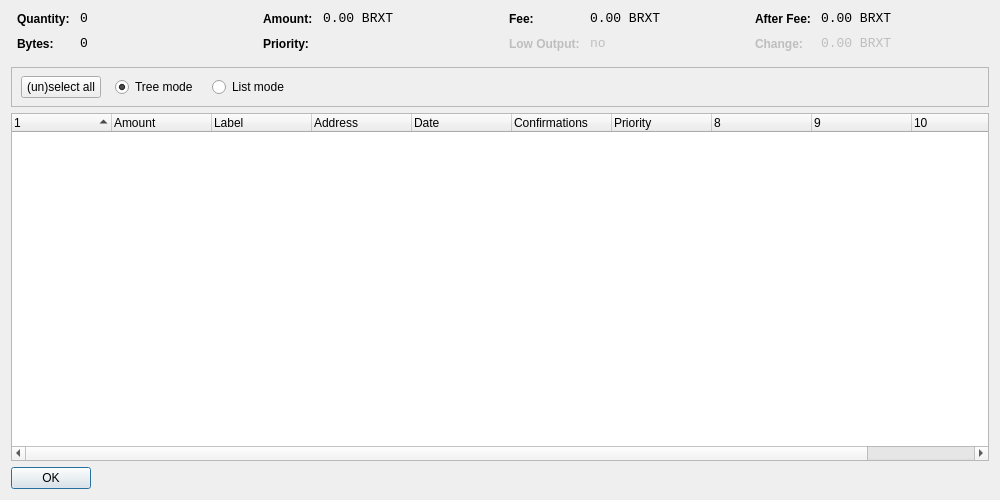
<?xml version="1.0" encoding="UTF-8"?>
<ui version="4.0">
 <class>CoinControlDialog</class>
 <widget class="QDialog" name="CoinControlDialog">
  <property name="geometry">
   <rect>
    <x>0</x>
    <y>0</y>
    <width>1000</width>
    <height>500</height>
   </rect>
  </property>
  <property name="windowTitle">
   <string>Coin Control</string>
  </property>
  <layout class="QVBoxLayout" name="verticalLayout">
   <item>
    <layout class="QHBoxLayout" name="horizontalLayoutTop" stretch="0,0,0,0">
     <property name="topMargin">
      <number>0</number>
     </property>
     <property name="bottomMargin">
      <number>10</number>
     </property>
     <item>
      <layout class="QFormLayout" name="formLayoutCoinControl1">
       <property name="horizontalSpacing">
        <number>10</number>
       </property>
       <property name="verticalSpacing">
        <number>10</number>
       </property>
       <property name="leftMargin">
        <number>6</number>
       </property>
       <property name="rightMargin">
        <number>6</number>
       </property>
       <item row="0" column="0">
        <widget class="QLabel" name="labelCoinControlQuantityText">
         <property name="styleSheet">
          <string notr="true">font-weight:bold;</string>
         </property>
         <property name="text">
          <string>Quantity:</string>
         </property>
        </widget>
       </item>
       <item row="0" column="1">
        <widget class="QLabel" name="labelCoinControlQuantity">
         <property name="font">
          <font>
           <family>Monospace</family>
           <pointsize>10</pointsize>
          </font>
         </property>
         <property name="cursor">
          <cursorShape>IBeamCursor</cursorShape>
         </property>
         <property name="contextMenuPolicy">
          <enum>Qt::ActionsContextMenu</enum>
         </property>
         <property name="text">
          <string notr="true">0</string>
         </property>
         <property name="textInteractionFlags">
          <set>Qt::LinksAccessibleByMouse|Qt::TextSelectableByKeyboard|Qt::TextSelectableByMouse</set>
         </property>
        </widget>
       </item>
       <item row="1" column="0">
        <widget class="QLabel" name="labelCoinControlBytesText">
         <property name="styleSheet">
          <string notr="true">font-weight:bold;</string>
         </property>
         <property name="text">
          <string>Bytes:</string>
         </property>
        </widget>
       </item>
       <item row="1" column="1">
        <widget class="QLabel" name="labelCoinControlBytes">
         <property name="font">
          <font>
           <family>Monospace</family>
           <pointsize>10</pointsize>
          </font>
         </property>
         <property name="cursor">
          <cursorShape>IBeamCursor</cursorShape>
         </property>
         <property name="contextMenuPolicy">
          <enum>Qt::ActionsContextMenu</enum>
         </property>
         <property name="text">
          <string notr="true">0</string>
         </property>
         <property name="textInteractionFlags">
          <set>Qt::LinksAccessibleByMouse|Qt::TextSelectableByKeyboard|Qt::TextSelectableByMouse</set>
         </property>
        </widget>
       </item>
      </layout>
     </item>
     <item>
      <layout class="QFormLayout" name="formLayoutCoinControl2">
       <property name="horizontalSpacing">
        <number>10</number>
       </property>
       <property name="verticalSpacing">
        <number>10</number>
       </property>
       <property name="leftMargin">
        <number>6</number>
       </property>
       <property name="rightMargin">
        <number>6</number>
       </property>
       <item row="0" column="0">
        <widget class="QLabel" name="labelCoinControlAmountText">
         <property name="styleSheet">
          <string notr="true">font-weight:bold;</string>
         </property>
         <property name="text">
          <string>Amount:</string>
         </property>
        </widget>
       </item>
       <item row="0" column="1">
        <widget class="QLabel" name="labelCoinControlAmount">
         <property name="font">
          <font>
           <family>Monospace</family>
           <pointsize>10</pointsize>
          </font>
         </property>
         <property name="cursor">
          <cursorShape>IBeamCursor</cursorShape>
         </property>
         <property name="contextMenuPolicy">
          <enum>Qt::ActionsContextMenu</enum>
         </property>
         <property name="text">
          <string notr="true">0.00 BRXT</string>
         </property>
         <property name="textInteractionFlags">
          <set>Qt::LinksAccessibleByMouse|Qt::TextSelectableByKeyboard|Qt::TextSelectableByMouse</set>
         </property>
        </widget>
       </item>
       <item row="1" column="0">
        <widget class="QLabel" name="labelCoinControlPriorityText">
         <property name="styleSheet">
          <string notr="true">font-weight:bold;</string>
         </property>
         <property name="text">
          <string>Priority:</string>
         </property>
        </widget>
       </item>
       <item row="1" column="1">
        <widget class="QLabel" name="labelCoinControlPriority">
         <property name="font">
          <font>
           <family>Monospace</family>
           <pointsize>10</pointsize>
          </font>
         </property>
         <property name="cursor">
          <cursorShape>IBeamCursor</cursorShape>
         </property>
         <property name="contextMenuPolicy">
          <enum>Qt::ActionsContextMenu</enum>
         </property>
         <property name="text">
          <string/>
         </property>
         <property name="textInteractionFlags">
          <set>Qt::LinksAccessibleByMouse|Qt::TextSelectableByKeyboard|Qt::TextSelectableByMouse</set>
         </property>
        </widget>
       </item>
      </layout>
     </item>
     <item>
      <layout class="QFormLayout" name="formLayoutCoinControl3">
       <property name="horizontalSpacing">
        <number>10</number>
       </property>
       <property name="verticalSpacing">
        <number>10</number>
       </property>
       <property name="leftMargin">
        <number>6</number>
       </property>
       <property name="rightMargin">
        <number>6</number>
       </property>
       <item row="0" column="0">
        <widget class="QLabel" name="labelCoinControlFeeText">
         <property name="styleSheet">
          <string notr="true">font-weight:bold;</string>
         </property>
         <property name="text">
          <string>Fee:</string>
         </property>
        </widget>
       </item>
       <item row="0" column="1">
        <widget class="QLabel" name="labelCoinControlFee">
         <property name="font">
          <font>
           <family>Monospace</family>
           <pointsize>10</pointsize>
          </font>
         </property>
         <property name="cursor">
          <cursorShape>IBeamCursor</cursorShape>
         </property>
         <property name="contextMenuPolicy">
          <enum>Qt::ActionsContextMenu</enum>
         </property>
         <property name="text">
          <string notr="true">0.00 BRXT</string>
         </property>
         <property name="textInteractionFlags">
          <set>Qt::LinksAccessibleByMouse|Qt::TextSelectableByKeyboard|Qt::TextSelectableByMouse</set>
         </property>
        </widget>
       </item>
       <item row="1" column="0">
        <widget class="QLabel" name="labelCoinControlLowOutputText">
         <property name="enabled">
          <bool>false</bool>
         </property>
         <property name="styleSheet">
          <string notr="true">font-weight:bold;</string>
         </property>
         <property name="text">
          <string>Low Output:</string>
         </property>
        </widget>
       </item>
       <item row="1" column="1">
        <widget class="QLabel" name="labelCoinControlLowOutput">
         <property name="enabled">
          <bool>false</bool>
         </property>
         <property name="font">
          <font>
           <family>Monospace</family>
           <pointsize>10</pointsize>
          </font>
         </property>
         <property name="cursor">
          <cursorShape>IBeamCursor</cursorShape>
         </property>
         <property name="contextMenuPolicy">
          <enum>Qt::ActionsContextMenu</enum>
         </property>
         <property name="text">
          <string notr="true">no</string>
         </property>
         <property name="textInteractionFlags">
          <set>Qt::LinksAccessibleByMouse|Qt::TextSelectableByKeyboard|Qt::TextSelectableByMouse</set>
         </property>
        </widget>
       </item>
      </layout>
     </item>
     <item>
      <layout class="QFormLayout" name="formLayoutCoinControl4">
       <property name="horizontalSpacing">
        <number>10</number>
       </property>
       <property name="verticalSpacing">
        <number>10</number>
       </property>
       <property name="leftMargin">
        <number>6</number>
       </property>
       <property name="rightMargin">
        <number>6</number>
       </property>
       <item row="0" column="0">
        <widget class="QLabel" name="labelCoinControlAfterFeeText">
         <property name="styleSheet">
          <string notr="true">font-weight:bold;</string>
         </property>
         <property name="text">
          <string>After Fee:</string>
         </property>
        </widget>
       </item>
       <item row="0" column="1">
        <widget class="QLabel" name="labelCoinControlAfterFee">
         <property name="font">
          <font>
           <family>Monospace</family>
           <pointsize>10</pointsize>
          </font>
         </property>
         <property name="cursor">
          <cursorShape>IBeamCursor</cursorShape>
         </property>
         <property name="contextMenuPolicy">
          <enum>Qt::ActionsContextMenu</enum>
         </property>
         <property name="text">
          <string notr="true">0.00 BRXT</string>
         </property>
         <property name="textInteractionFlags">
          <set>Qt::LinksAccessibleByMouse|Qt::TextSelectableByKeyboard|Qt::TextSelectableByMouse</set>
         </property>
        </widget>
       </item>
       <item row="1" column="0">
        <widget class="QLabel" name="labelCoinControlChangeText">
         <property name="enabled">
          <bool>false</bool>
         </property>
         <property name="styleSheet">
          <string notr="true">font-weight:bold;</string>
         </property>
         <property name="text">
          <string>Change:</string>
         </property>
        </widget>
       </item>
       <item row="1" column="1">
        <widget class="QLabel" name="labelCoinControlChange">
         <property name="enabled">
          <bool>false</bool>
         </property>
         <property name="font">
          <font>
           <family>Monospace</family>
           <pointsize>10</pointsize>
          </font>
         </property>
         <property name="cursor">
          <cursorShape>IBeamCursor</cursorShape>
         </property>
         <property name="contextMenuPolicy">
          <enum>Qt::ActionsContextMenu</enum>
         </property>
         <property name="text">
          <string notr="true">0.00 BRXT</string>
         </property>
         <property name="textInteractionFlags">
          <set>Qt::LinksAccessibleByMouse|Qt::TextSelectableByKeyboard|Qt::TextSelectableByMouse</set>
         </property>
        </widget>
       </item>
      </layout>
     </item>
    </layout>
   </item>
   <item>
    <widget class="QFrame" name="frame">
     <property name="minimumSize">
      <size>
       <width>0</width>
       <height>40</height>
      </size>
     </property>
     <property name="frameShape">
      <enum>QFrame::StyledPanel</enum>
     </property>
     <property name="frameShadow">
      <enum>QFrame::Sunken</enum>
     </property>
     <widget class="QWidget" name="horizontalLayoutWidget">
      <property name="geometry">
       <rect>
        <x>10</x>
        <y>0</y>
        <width>781</width>
        <height>41</height>
       </rect>
      </property>
      <layout class="QHBoxLayout" name="horizontalLayoutPanel" stretch="0,0,0,0,0">
       <property name="spacing">
        <number>14</number>
       </property>
       <item>
        <widget class="QPushButton" name="pushButtonSelectAll">
         <property name="sizePolicy">
          <sizepolicy hsizetype="Maximum" vsizetype="Fixed">
           <horstretch>0</horstretch>
           <verstretch>0</verstretch>
          </sizepolicy>
         </property>
         <property name="text">
          <string>(un)select all</string>
         </property>
        </widget>
       </item>
       <item>
        <widget class="QRadioButton" name="radioTreeMode">
         <property name="sizePolicy">
          <sizepolicy hsizetype="Maximum" vsizetype="Fixed">
           <horstretch>0</horstretch>
           <verstretch>0</verstretch>
          </sizepolicy>
         </property>
         <property name="text">
          <string>Tree mode</string>
         </property>
         <property name="checked">
          <bool>true</bool>
         </property>
        </widget>
       </item>
       <item>
        <widget class="QRadioButton" name="radioListMode">
         <property name="sizePolicy">
          <sizepolicy hsizetype="Maximum" vsizetype="Fixed">
           <horstretch>0</horstretch>
           <verstretch>0</verstretch>
          </sizepolicy>
         </property>
         <property name="text">
          <string>List mode</string>
         </property>
        </widget>
       </item>
       <item>
        <spacer name="horizontalSpacer">
         <property name="orientation">
          <enum>Qt::Horizontal</enum>
         </property>
         <property name="sizeHint" stdset="0">
          <size>
           <width>40</width>
           <height>20</height>
          </size>
         </property>
        </spacer>
       </item>
      </layout>
     </widget>
    </widget>
   </item>
   <item>
    <widget class="CoinControlTreeWidget" name="treeWidget">
     <property name="contextMenuPolicy">
      <enum>Qt::CustomContextMenu</enum>
     </property>
     <property name="sortingEnabled">
      <bool>false</bool>
     </property>
     <property name="columnCount">
      <number>11</number>
     </property>
     <attribute name="headerShowSortIndicator" stdset="0">
      <bool>true</bool>
     </attribute>
     <attribute name="headerStretchLastSection">
      <bool>false</bool>
     </attribute>
     <column>
      <property name="text">
       <string/>
      </property>
     </column>
     <column>
      <property name="text">
       <string>Amount</string>
      </property>
     </column>
     <column>
      <property name="text">
       <string>Label</string>
      </property>
     </column>
     <column>
      <property name="text">
       <string>Address</string>
      </property>
     </column>
     <column>
      <property name="text">
       <string>Date</string>
      </property>
     </column>
     <column>
      <property name="text">
       <string>Confirmations</string>
      </property>
      <property name="toolTip">
       <string>Confirmed</string>
      </property>
     </column>
     <column>
      <property name="text">
       <string>Priority</string>
      </property>
     </column>
     <column>
      <property name="text">
       <string/>
      </property>
     </column>
     <column>
      <property name="text">
       <string/>
      </property>
     </column>
     <column>
      <property name="text">
       <string/>
      </property>
     </column>
     <column>
      <property name="text">
       <string/>
      </property>
     </column>
    </widget>
   </item>
   <item>
    <widget class="QDialogButtonBox" name="buttonBox">
     <property name="sizePolicy">
      <sizepolicy hsizetype="Maximum" vsizetype="Fixed">
       <horstretch>0</horstretch>
       <verstretch>0</verstretch>
      </sizepolicy>
     </property>
     <property name="orientation">
      <enum>Qt::Horizontal</enum>
     </property>
     <property name="standardButtons">
      <set>QDialogButtonBox::Ok</set>
     </property>
    </widget>
   </item>
  </layout>
 </widget>
 <customwidgets>
  <customwidget>
   <class>CoinControlTreeWidget</class>
   <extends>QTreeWidget</extends>
   <header>coincontroltreewidget.h</header>
  </customwidget>
 </customwidgets>
 <resources/>
 <connections/>
</ui>
